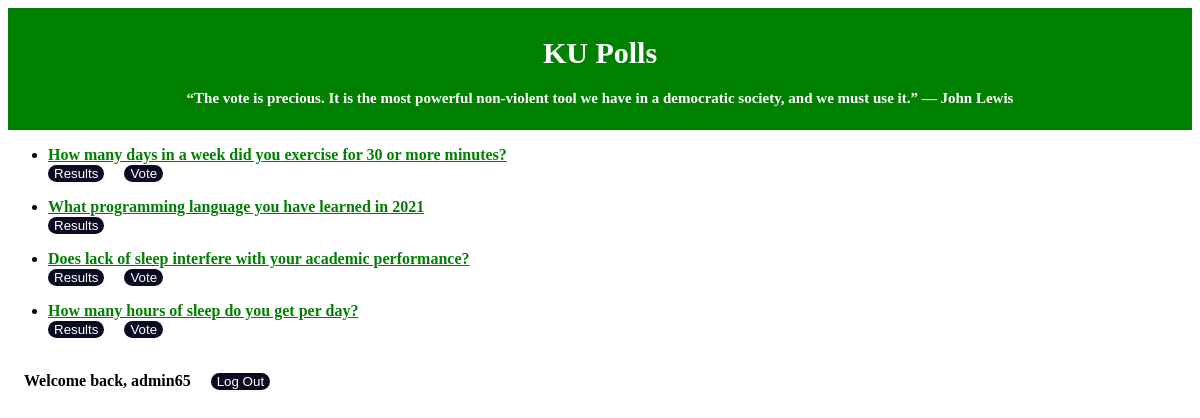
The page /polls/ (signed in) on the database its author committed.
### polls/models.py (models this page shows, shortened)
class Question(models.Model):
    question_text = models.CharField(max_length=200)
    pub_date = models.DateTimeField('date published')
    end_date = models.DateTimeField('date ended', null=True, blank=True)
    def is_published(self) -> bool:
        now = timezone.localtime()
        return now >= self.pub_date
    def can_vote(self) -> bool:
        now = timezone.localtime()
        return (
            self.is_published() and now <= self.end_date
            if self.end_date
            else self.is_published()
        )

### polls/views.py (the view)
# urls.py: path('', views.IndexView.as_view(), name='index'),
class IndexView(generic.ListView):
    template_name = 'polls/index.html'
    context_object_name = 'latest_question_list'
    def get_queryset(self):
        return Question.objects.filter(
            pub_date__lte=timezone.localtime()
        ).order_by('-pub_date')[:5]

### polls/templates/polls/index.html (shortened to what this page needs)
{% load static %}
<link rel="stylesheet" type="text/css" href="{% static 'polls/style.css' %}">
<!DOCTYPE html>
<html lang="en">
<div class="header">
  <h1>KU Polls</h1>
  <p><b> “The vote is precious. It is the most powerful non-violent tool we have in a democratic society, and we must use it.”
— John Lewis</b></p>
</div>
<head>
    {% if latest_question_list %}
    <ul>
    {% for question in latest_question_list %}
        <p>
        <li><b><a href="{% url 'polls:detail' question.id %}">{{ question.question_text }}</a></b></li>
        <td><a href="{% url 'polls:results' question.id %}">
            <button type="button">{{"Results"}}</button></a></td>&emsp;
            {% if question.can_vote%}
                <td><a href="{% url 'polls:detail' question.id %}">
                <button type="button">{{"Vote"}}</button></a></td>
            {% endif %}
        </p>
    {% endfor %}
    </ul>
    {% else %}
    <p>No polls are available.</p>
    {% endif %}
</head>
{% if user.is_authenticated %}
    <br>&emsp;<b>Welcome back, {{ user.username }}</b>
    &emsp;<a href="{% url 'logout' %}"><button type="button">Log Out</button></a>
{% else %}
    <br>&emsp;<b>Please</b> <a href="{% url 'login'%}?next={{request.path}}">Login</a>
{% endif %}
</html>

### polls/static/polls/style.css (style rules this page uses)
li a { color: green; }
.header { padding: 8px; text-align: center; background: green; color: white; font-size: 15px; }
button { background-color:#0a0a23; color: #fff; border:none; border-radius:15px; text-align: center; }

### rows shown on the page
Question: question_text "How many days in a week did you exercise for 30 or more minutes?", value "Results", value "Vote"
Question: question_text "What programming language you have learned in 2021", value "Results"
Question: question_text "Does lack of sleep interfere with your academic performance?", value "Results", value "Vote"
Question: question_text "How many hours of sleep do you get per day?", value "Results", value "Vote"

### other values the page prints
{{ user.username }} "admin65"
